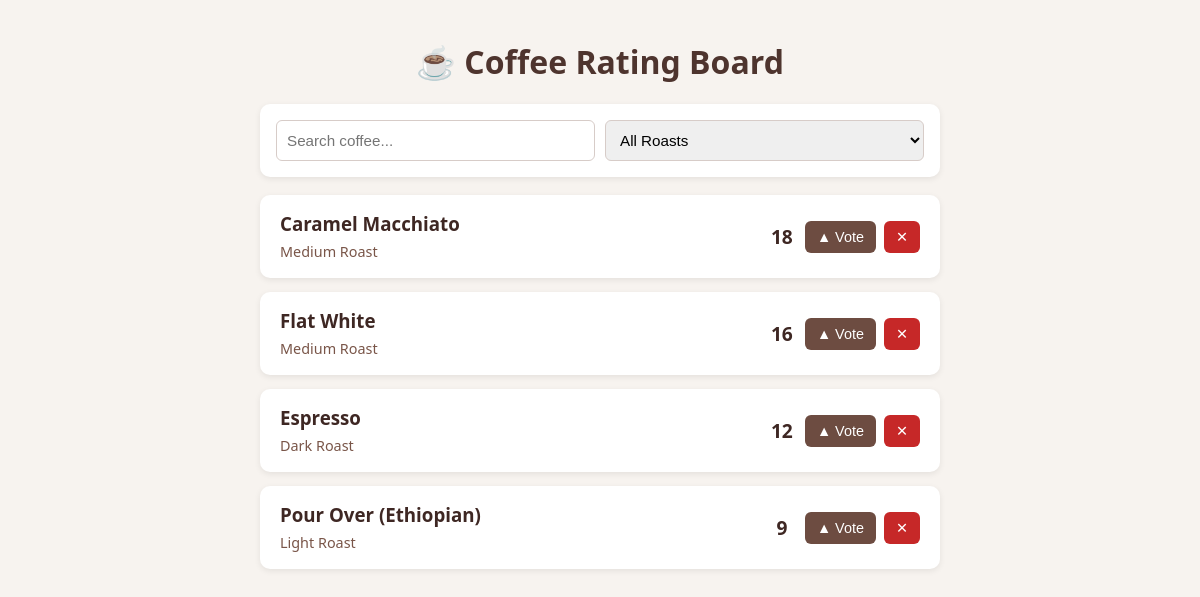
The page / on the database its author committed.
### tables this page shows
CREATE TABLE coffees (
            id INTEGER PRIMARY KEY AUTOINCREMENT,
            name TEXT NOT NULL,
            roast TEXT NOT NULL,
            votes INTEGER DEFAULT 0
        );

### app.py (the view)
@app.route('/')
def index():
    voter_id = get_voter_id()
    conn = get_db_connection()
    coffees = conn.execute('SELECT * FROM coffees ORDER BY votes DESC').fetchall()
    rows = conn.execute('SELECT coffee_id FROM user_votes WHERE voter_id = ?', (voter_id,)).fetchall()
    conn.close()
    voted_ids = [row['coffee_id'] for row in rows]
    return render_template('index.html', coffees=coffees, voted_ids=voted_ids)

### app.py (called while the page is built)
def get_db_connection():
    conn = sqlite3.connect(DB_NAME)
    conn.row_factory = sqlite3.Row
    return conn

def get_voter_id():
    if 'voter_id' not in session:
        session['voter_id'] = str(uuid.uuid4())
    return session['voter_id']

### templates/index.html (shortened to what this page needs)
<!DOCTYPE html>
<html lang="en">
<head>
</head>
<body>
    <h1>☕ Coffee Rating Board</h1>
    <div class="box">
        <input type="text" id="searchInput" onkeyup="filterCoffees()" placeholder="Search coffee...">
        <select id="roastFilter" onchange="filterCoffees()">
            <option value="ALL">All Roasts</option>
        </select>
    </div>
    <div id="coffee-list">
        {% for coffee in coffees %}
        {% set is_voted = coffee['id'] in voted_ids %}
        <div class="coffee-card" id="card-{{ coffee['id'] }}" data-votes="{{ coffee['votes'] }}" data-roast="{{ coffee['roast'] }}">
            <div class="coffee-info">
                <h3>{{ coffee['name'] }}</h3>
                <span>{{ coffee['roast'] }}</span>
            </div>
            <div class="actions">
                <span class="vote-count" id="votes-{{ coffee['id'] }}">{{ coffee['votes'] }}</span>
                <button
                    id="vote-btn-{{ coffee['id'] }}"
                    class="{{ 'btn-voted' if is_voted else '' }}"
                    data-voted="{{ 'true' if is_voted else 'false' }}"
                    onclick="toggleVote({{ coffee['id'] }})">
                    {{ '✓ Voted' if is_voted else '▲ Vote' }}
                </button>
                <button class="btn-delete" onclick="deleteCoffee({{ coffee['id'] }})">✕</button>
            </div>
        </div>
        {% endfor %}
    </div>
</body>
</html>

### templates/index.html (style rules this page uses)
body { font-family: system-ui, -apple-system, sans-serif; background-color: #f7f3ef; color: #3e2723; max-width: 680px; margin: 40px auto; padding: 0 20px; }
h1 { text-align: center; color: #4e342e; }
.box { background: #ffffff; padding: 16px; border-radius: 10px; margin-bottom: 18px; display: flex; gap: 10px; box-shadow: 0 2px 6px rgba(0,0,0,0.08); }
input, select { padding: 10px; border: 1px solid #d7ccc8; border-radius: 6px; font-size: 0.95rem; flex: 1; }
.coffee-card { background: #ffffff; border-radius: 10px; padding: 16px 20px; margin-bottom: 14px; display: flex; justify-content: space-between; align-items: center; box-shadow: 0 2px 6px rgba(0,0,0,0.08); }
.coffee-info h3 { margin: 0 0 4px 0; }
.coffee-info span { font-size: 0.9rem; color: #795548; }
.actions { display: flex; align-items: center; gap: 8px; }
.vote-count { font-size: 1.2rem; font-weight: bold; min-width: 30px; text-align: center; }
button { background-color: #6d4c41; color: white; border: none; padding: 8px 12px; border-radius: 6px; font-size: 0.9rem; cursor: pointer; transition: background 0.2s; }
.btn-delete { background-color: #c62828; }

### rows shown on the page
coffees: name "Caramel Macchiato", roast "Medium Roast", votes "18", value "▲ Vote"
coffees: name "Flat White", roast "Medium Roast", votes "16", value "▲ Vote"
coffees: name "Espresso", roast "Dark Roast", votes "12", value "▲ Vote"
coffees: name "Pour Over (Ethiopian)", roast "Light Roast", votes "9", value "▲ Vote"
